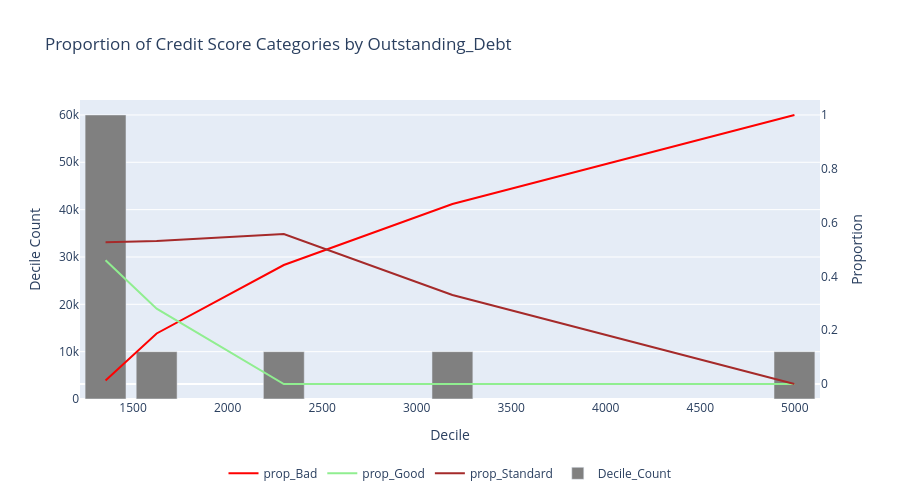

Source (notebook cell):
### Code cell
chart_types = {
    "prop_Good":"line",
    "prop_Standard":"line",
    "prop_Bad": "line",  
    "Decile_Count": "bar"    
}

fig = plot_interactive_chart(
    df=grouped_deciles_summary,  
    y_columns=["prop_Bad", "prop_Good", "prop_Standard", "Decile_Count"],  
    x_column="Decile_Max",  
    chart_types=chart_types, 
    title=f"Proportion of Credit Score Categories by {continuous_variable}",
    x_title="Decile",
    y_title="Decile Count",  
    y2_title="Proportion",   
    secondary_y=["prop_Bad", "prop_Good", "prop_Standard"],  
    width=900,
    height=500,
    custom_colors={"prop_Bad": "red", "prop_Good":"lightgreen",
    "prop_Standard":"brown", "Decile_Count": "gray"}  
)

fig.show()

### Figure 1 — Plotly figure (JSON) as saved in the notebook; plotly's stock layout.template omitted (floating-point values rounded to 4 significant figures)
{"data": [{"line": {"color": "red"}, "mode": "lines", "name": "prop_Bad", "type": "scatter", "x": [1354.0, 1625.0, 2297.0, 3189, 4998.0], "y": [0.01293, 0.188, 0.4424, 0.6688, 1], "yaxis": "y2"}, {"line": {"color": "lightgreen"}, "mode": "lines", "name": "prop_Good", "type": "scatter", "x": [1354.0, 1625.0, 2297.0, 3189, 4998.0], "y": [0.4597, 0.28, 0, 0, 0], "yaxis": "y2"}, {"line": {"color": "brown"}, "mode": "lines", "name": "prop_Standard", "type": "scatter", "x": [1354.0, 1625.0, 2297.0, 3189, 4998.0], "y": [0.5273, 0.532, 0.5576, 0.3312, 0], "yaxis": "y2"}, {"marker": {"color": "gray"}, "name": "Decile_Count", "type": "bar", "x": [1354.0, 1625.0, 2297.0, 3189, 4998.0], "y": [60000, 10000, 10000, 10000, 10000], "yaxis": "y"}], "layout": {"height": 500, "legend": {"orientation": "h", "x": 0.5, "xanchor": "center", "y": -0.2, "yanchor": "top"}, "title": {"text": "Proportion of Credit Score Categories by Outstanding_Debt"}, "width": 900, "xaxis": {"title": {"text": "Decile"}}, "yaxis": {"title": {"text": "Decile Count"}}, "yaxis2": {"overlaying": "y", "showgrid": false, "side": "right", "title": {"text": "Proportion"}}}}
